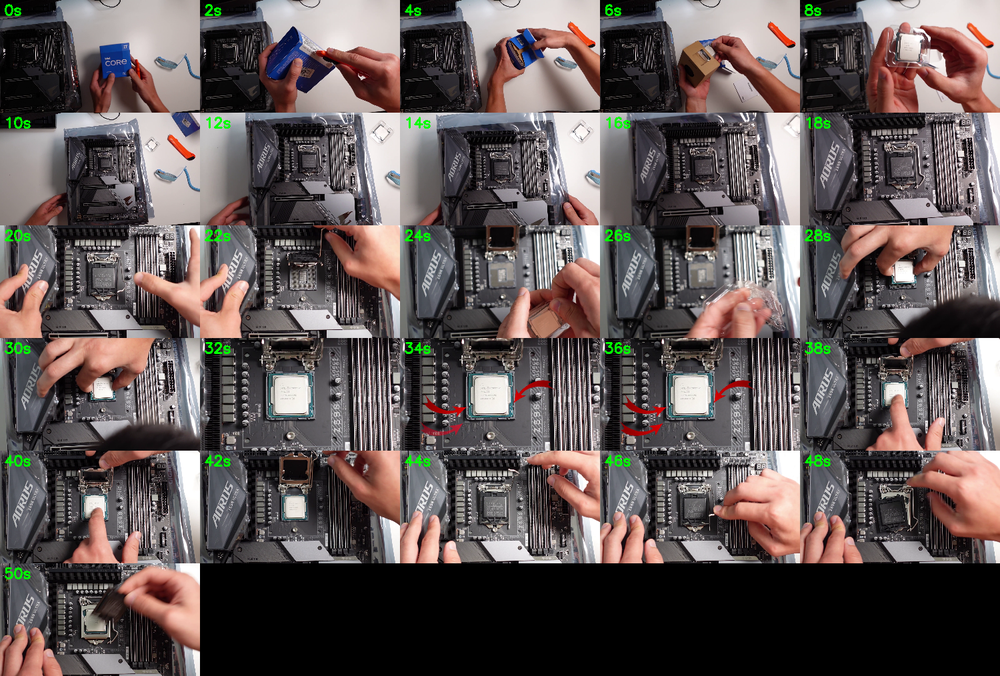
#> input picture _clip_fine.png, 1000 x 676 px, shrunk from 1500 x 1014 before the run
$ python -i scene_detector.py   (imports and definitions only)
#> lines starting #> are read from the running program, lines starting #| are printed output that depends on the picture
#> further down, picture is the input picture: shape (676, 1000, 3); mean B, G, R 85.6, 86.5, 96.3
import cv2
import numpy as np
from typing import List, Tuple
from dataclasses import dataclass


@dataclass
class SceneChangeData:
    """Stores scene change analysis for a frame."""
    histogram_change: float
    structural_change: float
    combined_score: float
    is_boundary: bool


class SceneChangeDetector:
    """Detects scene-level visual changes using multiple methods."""

    def __init__(self, threshold: float = 0.6):
        self.threshold = threshold
        self.prev_hist = None
        self.prev_gray = None
        self.prev_edges = None
        self.change_scores: List[float] = []
        self.structural_scores: List[float] = []

    def process_frame(self, frame: np.ndarray) -> SceneChangeData:
        """Analyze frame for scene-level changes."""
        hist_change = self._compute_histogram_change(frame)
        struct_change = self._compute_structural_change(frame)

        combined = 0.6 * hist_change + 0.4 * struct_change
        is_boundary = combined > self.threshold

        self.change_scores.append(combined)
        if len(self.change_scores) > 120:
            self.change_scores.pop(0)

        return SceneChangeData(
            histogram_change=hist_change,
            structural_change=struct_change,
            combined_score=combined,
            is_boundary=is_boundary
        )

    def _compute_histogram_change(self, frame: np.ndarray) -> float:
        """Compare current frame histogram with previous."""
        hsv = cv2.cvtColor(frame, cv2.COLOR_BGR2HSV)
#> hsv: shape (676, 1000, 3); mean H, S, V 73.5, 40.9, 99.7
        hist = cv2.calcHist([hsv], [0, 1], None, [50, 60],
                            [0, 180, 0, 256])
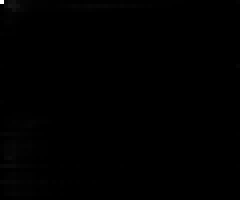
#> hist: shape (50, 60) float32 (shown 4 times larger); min 0, max 106948, mean 225.3; drawn with min black and max white
        cv2.normalize(hist, hist)
#> in process_frame, `hist_change = self._compute_histogram_change(frame)`: hist_change = 0

        if self.prev_hist is None:
            self.prev_hist = hist
            return 0.0

        score = 1.0 - cv2.compareHist(self.prev_hist, hist, cv2.HISTCMP_CORREL)
        self.prev_hist = hist

        return max(0.0, score)

    def _compute_structural_change(self, frame: np.ndarray) -> float:
        """Detect structural changes using edge comparison."""
        gray = cv2.cvtColor(frame, cv2.COLOR_BGR2GRAY)
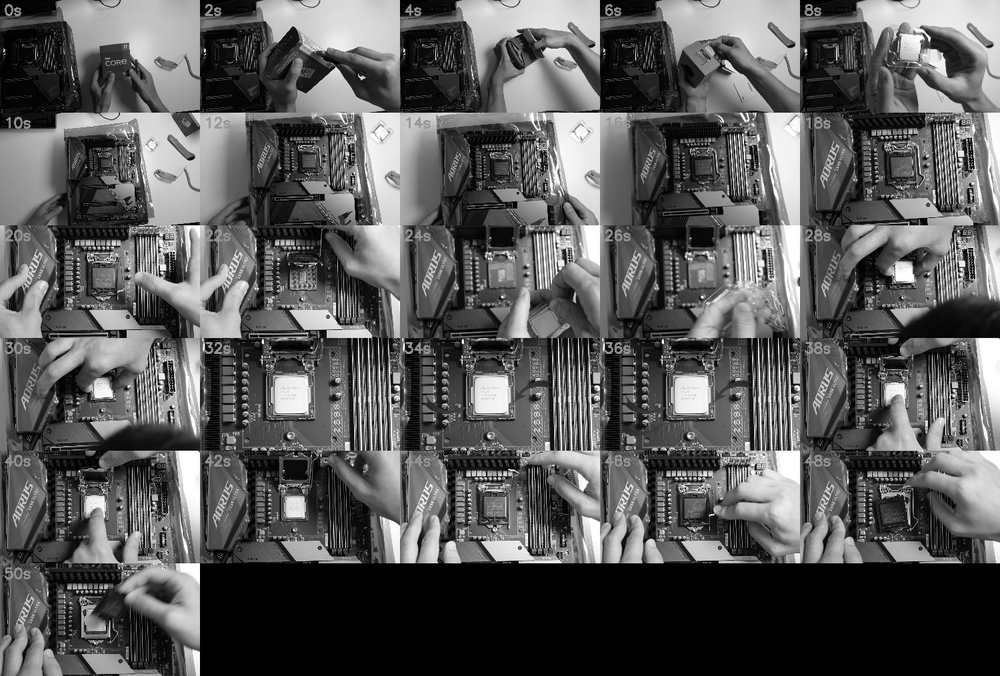
#> gray: shape (676, 1000); min 0, max 255, mean 89.3
        gray = cv2.GaussianBlur(gray, (5, 5), 0)
        edges = cv2.Canny(gray, 50, 150)
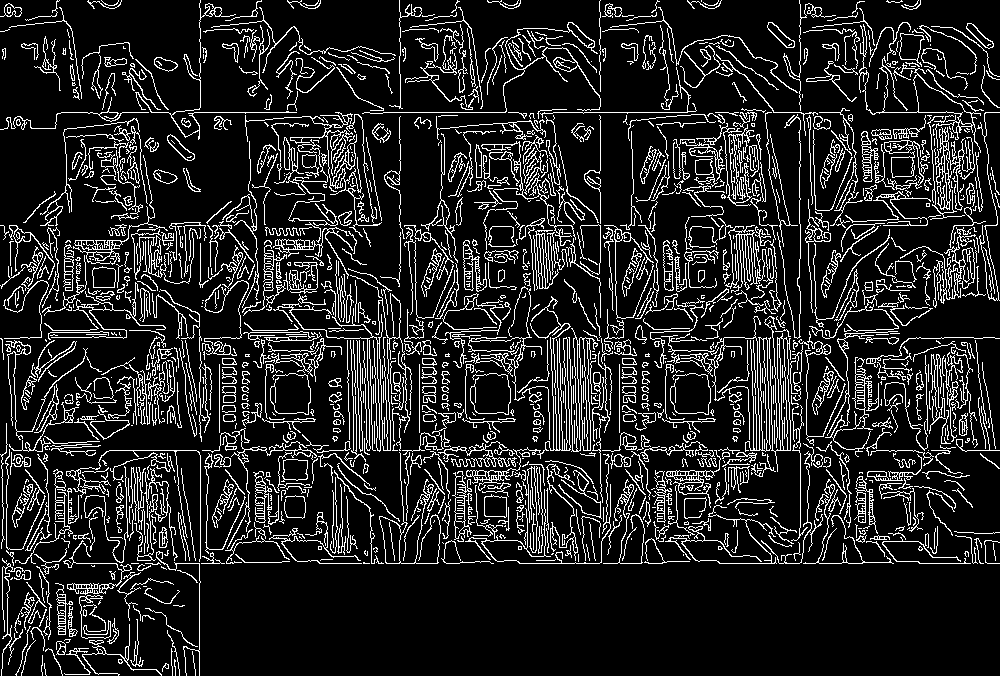
#> edges: shape (676, 1000); 13.9% white in thin lines or dots

        if self.prev_edges is None:
            self.prev_edges = edges
            self.prev_gray = gray
            return 0.0

        diff = cv2.absdiff(edges, self.prev_edges)
        change_ratio = float(diff.sum()) / (edges.shape[0] * edges.shape[1] * 255)

        ssim = self._compute_ssim(self.prev_gray, gray)
        structural_change = 1.0 - ssim

        self.prev_edges = edges
        self.prev_gray = gray
        self.structural_scores.append(structural_change)
        if len(self.structural_scores) > 120:
            self.structural_scores.pop(0)

        return 0.5 * change_ratio * 10 + 0.5 * structural_change

    # [26 lines left out: function _compute_ssim, not called in this run]

    def get_scene_boundaries(self) -> List[int]:
        """Return frame indices where scene changes were detected."""
        return [i for i, s in enumerate(self.change_scores) if s > self.threshold]

    # [22 lines left out: functions get_recent_change_level, get_visual_stability, reset, not called in this run]

>>> import cv2
>>> picture = cv2.imread('_clip_fine.png')
>>> result = SceneChangeDetector().process_frame(picture)
#> in process_frame, `is_boundary = combined > self.threshold`: is_boundary = False

$ run again, on _clip_montage.png
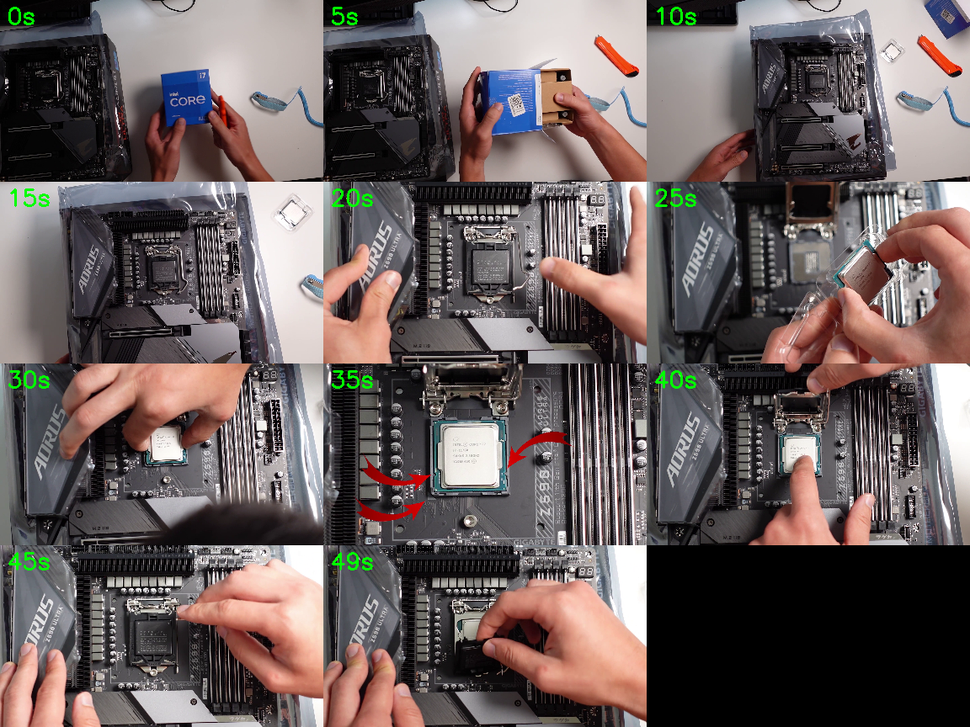
#> input picture _clip_montage.png, 970 x 727 px, shrunk from 1152 x 864 before the run
#> picture is the input picture: shape (727, 970, 3); mean B, G, R 93.4, 94.3, 105.3
#> hsv: shape (727, 970, 3); mean H, S, V 72.4, 44.2, 109.1
#> hist_change = 0
#> in _compute_structural_change, `gray = cv2.cvtColor(frame, cv2.COLOR_BGR2GRAY)`:
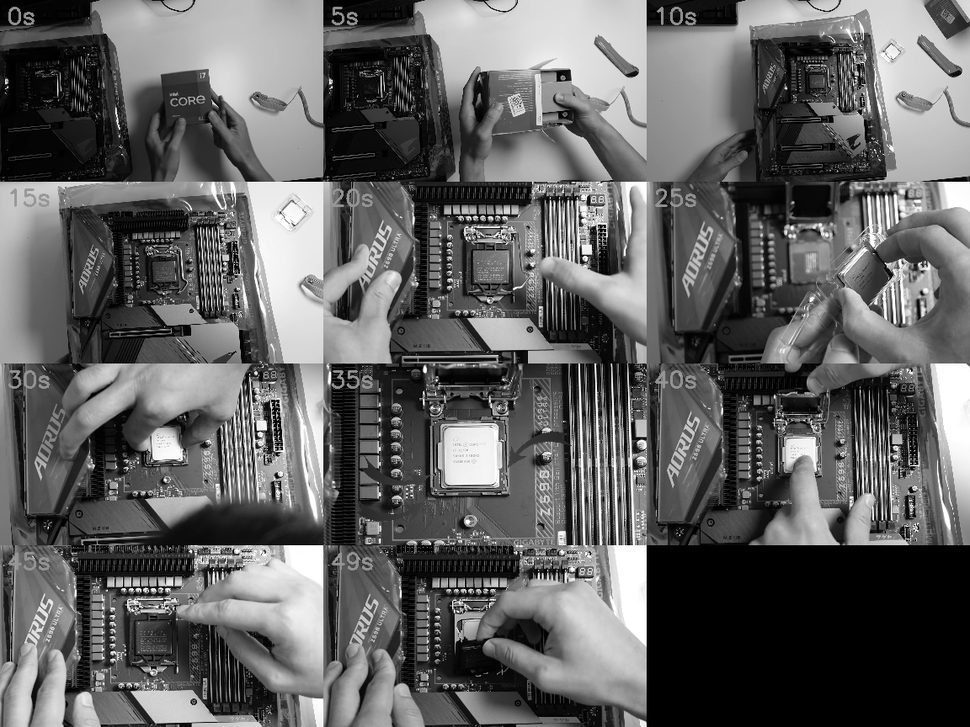
#> gray: shape (727, 970); min 0, max 255, mean 97.5
#> in _compute_structural_change, `edges = cv2.Canny(gray, 50, 150)`:
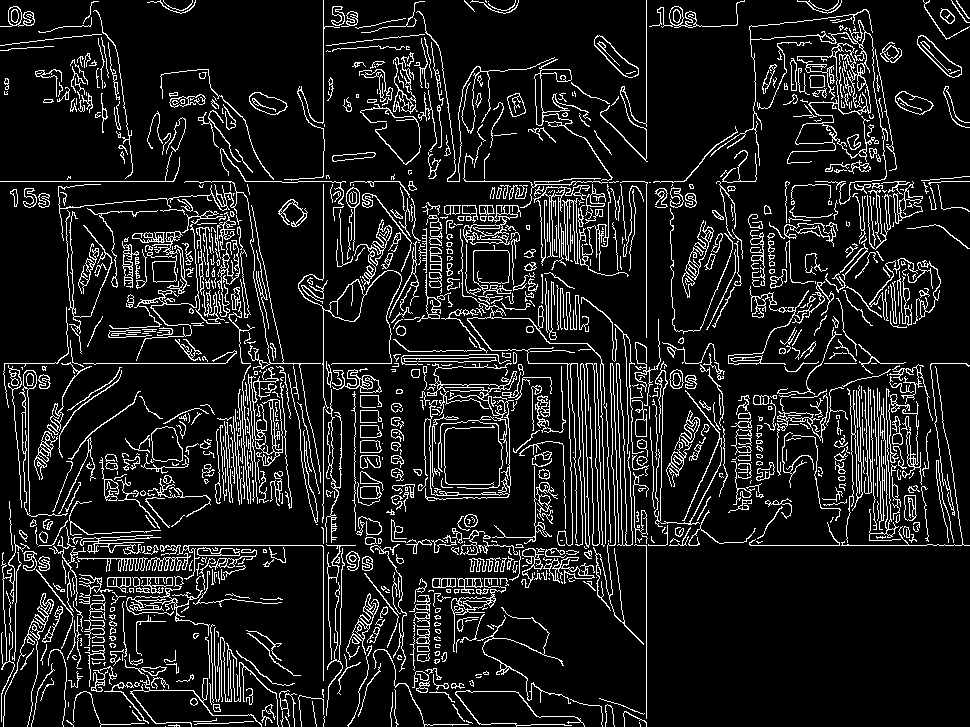
#> edges: shape (727, 970); 11.4% white in thin lines or dots
#> is_boundary = False

$ run again, on _clip_regions.png
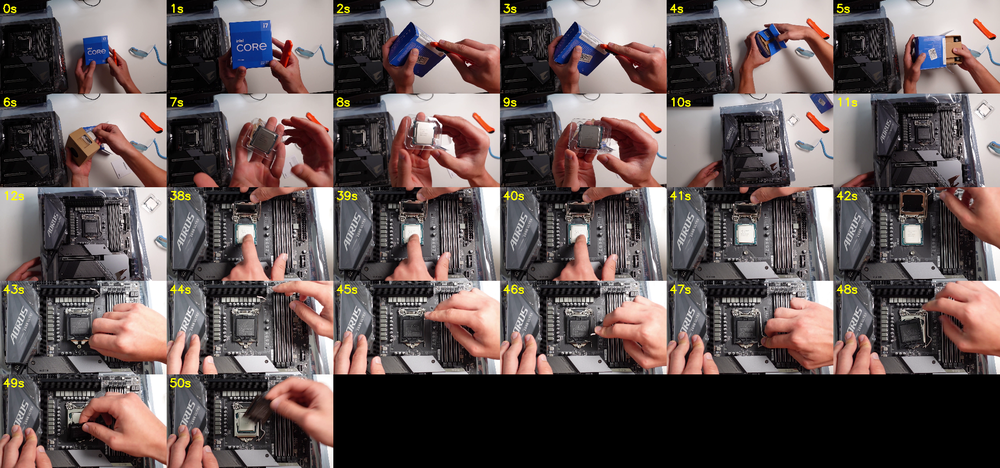
#> input picture _clip_regions.png, 1000 x 468 px, shrunk from 2136 x 1000 before the run
#> picture is the input picture: shape (468, 1000, 3); mean B, G, R 87.1, 87.9, 101
#> hsv: shape (468, 1000, 3); mean H, S, V 64.8, 45.3, 103.7
#> hist_change = 0
#> in _compute_structural_change, `gray = cv2.cvtColor(frame, cv2.COLOR_BGR2GRAY)`:
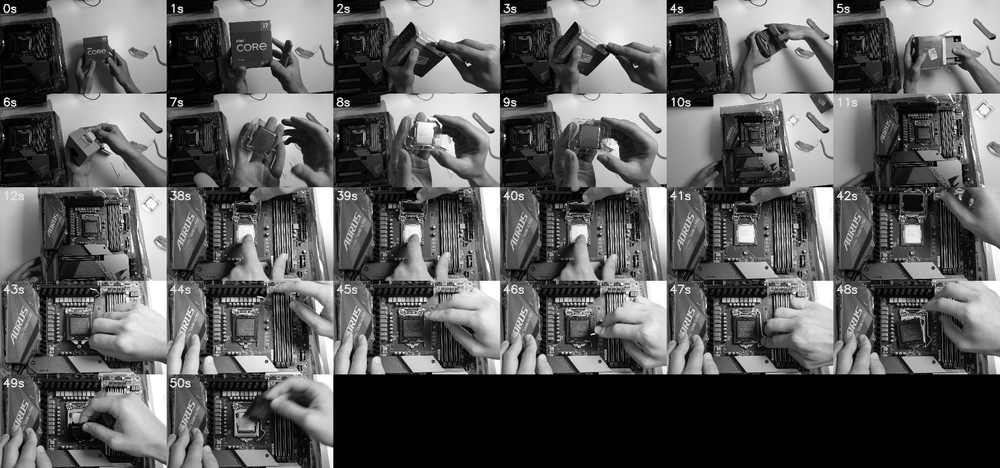
#> gray: shape (468, 1000); min 0, max 255, mean 91.7
#> in _compute_structural_change, `edges = cv2.Canny(gray, 50, 150)`:
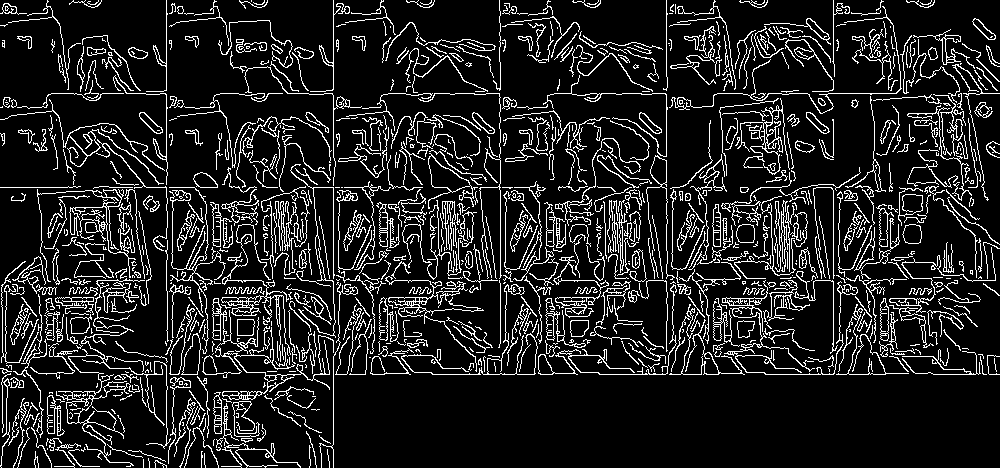
#> edges: shape (468, 1000); 12.9% white in thin lines or dots
#> is_boundary = False
